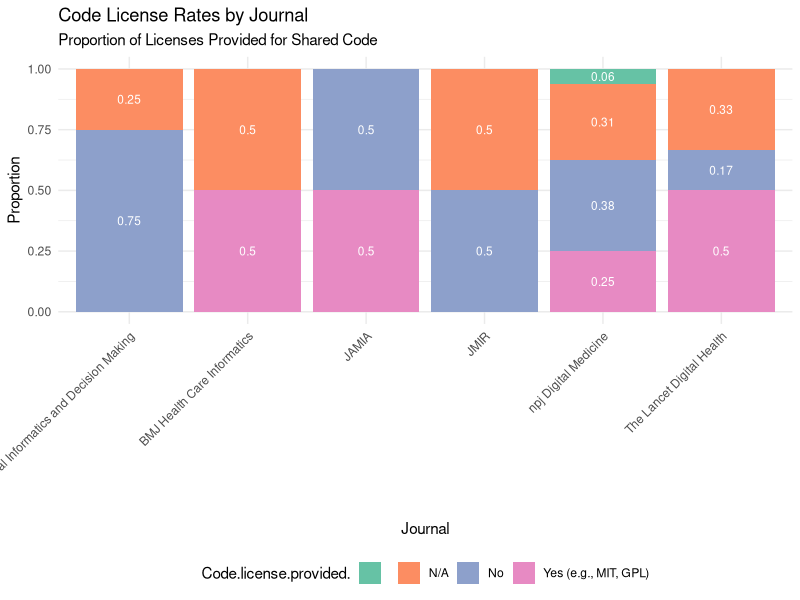

Source code (R):
# Load necessary libraries
library(dplyr)
library(ggplot2)

# Set the working directory
setwd("C:/Users/PC/Desktop/projects/R")

# Import the data from CSV
data <- read.csv("./data.csv")

# Filter data to include only fully or partially shared code
code_shared <- data %>%
  filter(`Is.the.code.shared.` == "Partially available" | `Is.the.code.shared.` == "Fully available")

# Calculate license rates by journal
license_rates <- code_shared %>%
  group_by(Journal, `Code.license.provided.`) %>%
  summarise(Count = n()) %>%
  mutate(Proportion = Count / sum(Count)) %>%
  filter(!is.na(`Code.license.provided.`))

# Print the result
print(license_rates)

# Visualize the result with a stacked bar chart
ggplot(license_rates, aes(x = Journal, y = Proportion, fill = `Code.license.provided.`)) +
  geom_bar(stat = "identity") +
  labs(title = "Code License Rates by Journal",
       subtitle = "Proportion of Licenses Provided for Shared Code",
       x = "Journal",
       y = "Proportion") +
  theme_minimal() +
  theme(axis.text.x = element_text(angle = 45, hjust = 1),
        legend.position = "bottom") +
  scale_fill_brewer(palette = "Set2") +
  geom_text(aes(label = round(Proportion, 2)),
            position = position_stack(vjust = 0.5),
            color = "white",
            size = 3)